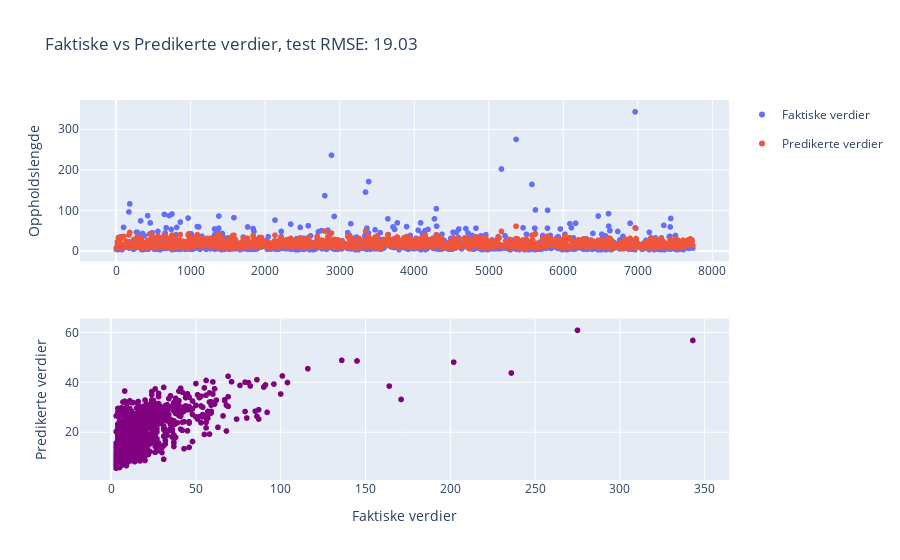

Notebook cell for this chart:
### Markdown cell above
#### Visualisering av generaliseringsevnen

### Code cell
df_results = pd.DataFrame({
    "Faktiske verdier": y_test,
    "Predikerte verdier": predictions
})

fig = make_subplots(rows=2, cols=1)

scatter1 = px.scatter(df_results, y=["Faktiske verdier", "Predikerte verdier"])

for trace in scatter1.data:
    fig.add_trace(trace, row=1, col=1)
    fig.update_yaxes(title_text="Oppholdslengde", row=1, col=1)

scatter2 = px.scatter(df_results, x="Faktiske verdier", y="Predikerte verdier", color_discrete_sequence=["purple"])

for trace in scatter2.data:
    fig.add_trace(trace, row=2, col=1)
    fig.update_xaxes(title_text="Faktiske verdier", row=2, col=1)
    fig.update_yaxes(title_text="Predikerte verdier", row=2, col=1)

fig.update_layout(title_text=f"Faktiske vs Predikerte verdier, test RMSE: {round(test_rmse, 2)}")
fig.write_image("images/generaliseringsevnen_til_best_modell.png")
fig.show()

### Figure 1 — Plotly figure (JSON) as saved in the notebook; plotly's stock layout.template omitted (floating-point values rounded to 4 significant figures; data arrays with more than 128 entries replaced by an {"elided": "..."} marker saying what was removed)
{"data": [{"hovertemplate": "variable=Faktiske verdier<br>index=%{x}<br>value=%{y}<extra></extra>", "legendgroup": "Faktiske verdier", "marker": {"color": "#636efa", "symbol": "circle"}, "mode": "markers", "name": "Faktiske verdier", "showlegend": true, "type": "scattergl", "x": {"elided": "1161 int values"}, "xaxis": "x", "y": {"elided": "1161 int values"}, "yaxis": "y"}, {"hovertemplate": "variable=Predikerte verdier<br>index=%{x}<br>value=%{y}<extra></extra>", "legendgroup": "Predikerte verdier", "marker": {"color": "#EF553B", "symbol": "circle"}, "mode": "markers", "name": "Predikerte verdier", "showlegend": true, "type": "scattergl", "x": {"elided": "1161 int values"}, "xaxis": "x", "y": {"elided": "1161 float values"}, "yaxis": "y"}, {"hovertemplate": "Faktiske verdier=%{x}<br>Predikerte verdier=%{y}<extra></extra>", "legendgroup": "", "marker": {"color": "purple", "symbol": "circle"}, "mode": "markers", "name": "", "showlegend": false, "type": "scattergl", "x": {"elided": "1161 int values"}, "xaxis": "x2", "y": {"elided": "1161 float values"}, "yaxis": "y2"}], "layout": {"title": {"text": "Faktiske vs Predikerte verdier, test RMSE: 19.03"}, "xaxis": {"anchor": "y", "domain": [0, 1]}, "xaxis2": {"anchor": "y2", "domain": [0, 1], "title": {"text": "Faktiske verdier"}}, "yaxis": {"anchor": "x", "domain": [0.575, 1], "title": {"text": "Oppholdslengde"}}, "yaxis2": {"anchor": "x2", "domain": [0, 0.425], "title": {"text": "Predikerte verdier"}}}}
